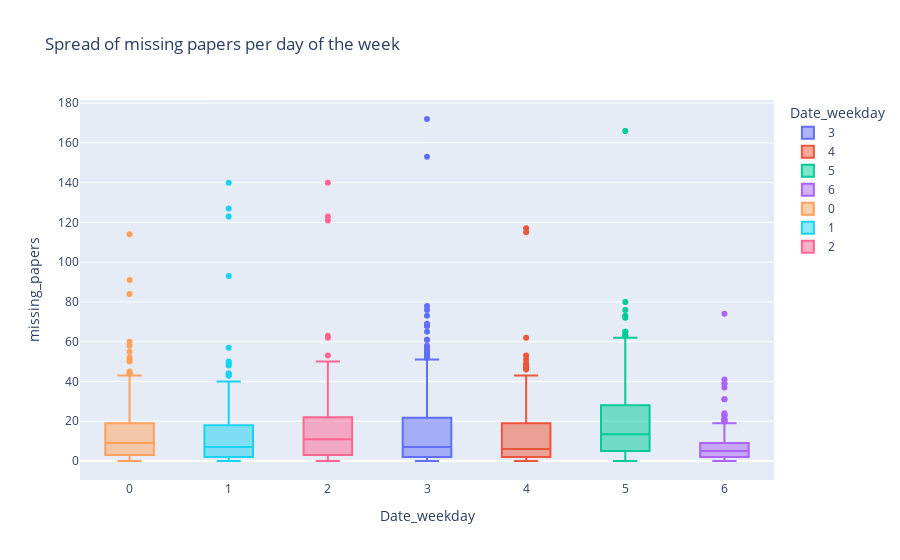

Here is the notebook cell this chart was saved with:
### Code cell
px.box(df_train_soldout, x=f"{feat_date}_weekday", y="missing_papers" , color=f"{feat_date}_weekday", title="Spread of missing papers per day of the week")

### Figure 1 — Plotly figure (JSON) as saved in the notebook; plotly's stock layout.template omitted (floating-point values rounded to 4 significant figures; data arrays with more than 128 entries replaced by an {"elided": "..."} marker saying what was removed)
{"data": [{"alignmentgroup": "True", "hovertemplate": "Date_weekday=%{x}<br>missing_papers=%{y}<extra></extra>", "legendgroup": "3", "marker": {"color": "#636efa"}, "name": "3", "notched": false, "offsetgroup": "3", "orientation": "v", "showlegend": true, "type": "box", "x": {"elided": "545 int values"}, "x0": " ", "xaxis": "x", "y": {"elided": "545 int values"}, "y0": " ", "yaxis": "y"}, {"alignmentgroup": "True", "hovertemplate": "Date_weekday=%{x}<br>missing_papers=%{y}<extra></extra>", "legendgroup": "4", "marker": {"color": "#EF553B"}, "name": "4", "notched": false, "offsetgroup": "4", "orientation": "v", "showlegend": true, "type": "box", "x": {"elided": "520 int values"}, "x0": " ", "xaxis": "x", "y": {"elided": "520 int values"}, "y0": " ", "yaxis": "y"}, {"alignmentgroup": "True", "hovertemplate": "Date_weekday=%{x}<br>missing_papers=%{y}<extra></extra>", "legendgroup": "5", "marker": {"color": "#00cc96"}, "name": "5", "notched": false, "offsetgroup": "5", "orientation": "v", "showlegend": true, "type": "box", "x": {"elided": "546 int values"}, "x0": " ", "xaxis": "x", "y": {"elided": "546 int values"}, "y0": " ", "yaxis": "y"}, {"alignmentgroup": "True", "hovertemplate": "Date_weekday=%{x}<br>missing_papers=%{y}<extra></extra>", "legendgroup": "6", "marker": {"color": "#ab63fa"}, "name": "6", "notched": false, "offsetgroup": "6", "orientation": "v", "showlegend": true, "type": "box", "x": {"elided": "371 int values"}, "x0": " ", "xaxis": "x", "y": {"elided": "371 int values"}, "y0": " ", "yaxis": "y"}, {"alignmentgroup": "True", "hovertemplate": "Date_weekday=%{x}<br>missing_papers=%{y}<extra></extra>", "legendgroup": "0", "marker": {"color": "#FFA15A"}, "name": "0", "notched": false, "offsetgroup": "0", "orientation": "v", "showlegend": true, "type": "box", "x": {"elided": "474 int values"}, "x0": " ", "xaxis": "x", "y": {"elided": "474 int values"}, "y0": " ", "yaxis": "y"}, {"alignmentgroup": "True", "hovertemplate": "Date_weekday=%{x}<br>missing_papers=%{y}<extra></extra>", "legendgroup": "1", "marker": {"color": "#19d3f3"}, "name": "1", "notched": false, "offsetgroup": "1", "orientation": "v", "showlegend": true, "type": "box", "x": {"elided": "509 int values"}, "x0": " ", "xaxis": "x", "y": {"elided": "509 int values"}, "y0": " ", "yaxis": "y"}, {"alignmentgroup": "True", "hovertemplate": "Date_weekday=%{x}<br>missing_papers=%{y}<extra></extra>", "legendgroup": "2", "marker": {"color": "#FF6692"}, "name": "2", "notched": false, "offsetgroup": "2", "orientation": "v", "showlegend": true, "type": "box", "x": {"elided": "427 int values"}, "x0": " ", "xaxis": "x", "y": {"elided": "427 int values"}, "y0": " ", "yaxis": "y"}], "layout": {"boxmode": "overlay", "legend": {"title": {"text": "Date_weekday"}, "tracegroupgap": 0}, "title": {"text": "Spread of missing papers per day of the week"}, "xaxis": {"anchor": "y", "categoryarray": [3, 4, 5, 6, 0, 1, 2], "categoryorder": "array", "domain": [0, 1], "title": {"text": "Date_weekday"}}, "yaxis": {"anchor": "x", "domain": [0, 1], "title": {"text": "missing_papers"}}}}
